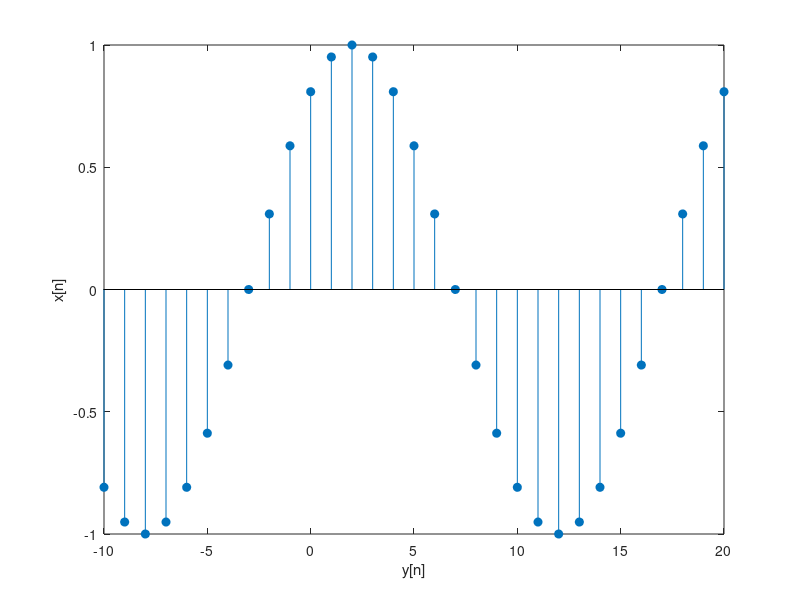

The MATLAB source for this figure:
%% 5b from page 80
n = -20:20;
x = cos(0.1*n-pi/5);
stem(n, x, 'fill')
ylabel('x[n]')
xlabel('y[n]')
period = (2*pi)/0.1

%% 5c from page 80
n = -10:20;
x = cos(0.1*n*pi-pi/5);
stem(n, x, 'fill')
ylabel('x[n]')
xlabel('y[n]')
period = (2*pi)/(0.1*pi)